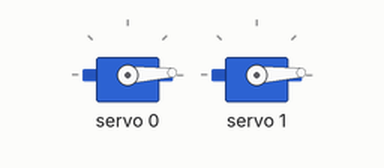
Recording of a sketch running on a simulated ESP32. On the bench: 2 × servo. What the sketch prints to the serial monitor is not drawn.

Above: at 2.55 s.
At 3.75 s:
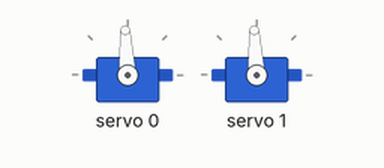
At 5.0 s:
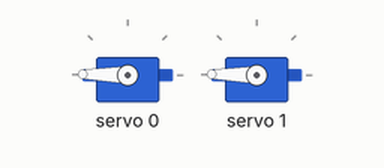
At 7.5 s:
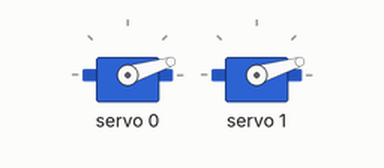
Timing chart, 0 to 10.6 s (numbered marks = the images above):
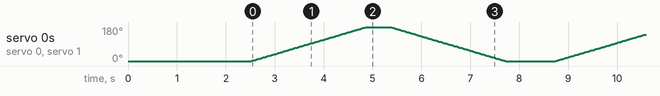

The sketch:

Control_motores.ino
```cpp
#include <Wire.h>
#include <Adafruit_PWMServoDriver.h>

// Dirección detectada del PCA9685
Adafruit_PWMServoDriver pwm = Adafruit_PWMServoDriver(0x40);

// Pulso mínimo y máximo para servos comunes (ajústalo según tu modelo)
#define SERVO_MIN  110  // ~0 grados
#define SERVO_MAX  490  // ~180 grados

void setup() {
  Serial.begin(115200);
  delay(2000);
  Serial.println("Iniciando PCA9685 con I2C en GPIO 0 y 1...");

  // ⚠️ Forzar el bus I2C en los pines 0 (SDA) y 1 (SCL)
  Wire.begin(0, 1);
  pwm.begin();
  pwm.setPWMFreq(50);  // Frecuencia típica de servos: 50 Hz

  delay(500);
}

void loop() {
  Serial.println("Moviendo servos canal 0 y 1...");

  // Recorre de 0° a 180°
  for (int pulso = SERVO_MIN; pulso <= SERVO_MAX; pulso++) {
    pwm.setPWM(0, 0, pulso);  // Servo en canal 0
    pwm.setPWM(1, 0, pulso);  // Servo en canal 1
    delay(5);
  }

  delay(500);

  // Regresa de 180° a 0°
  for (int pulso = SERVO_MAX; pulso >= SERVO_MIN; pulso--) {
    pwm.setPWM(0, 0, pulso);
    pwm.setPWM(1, 0, pulso);
    delay(5);
  }

  delay(1000);
}
```
